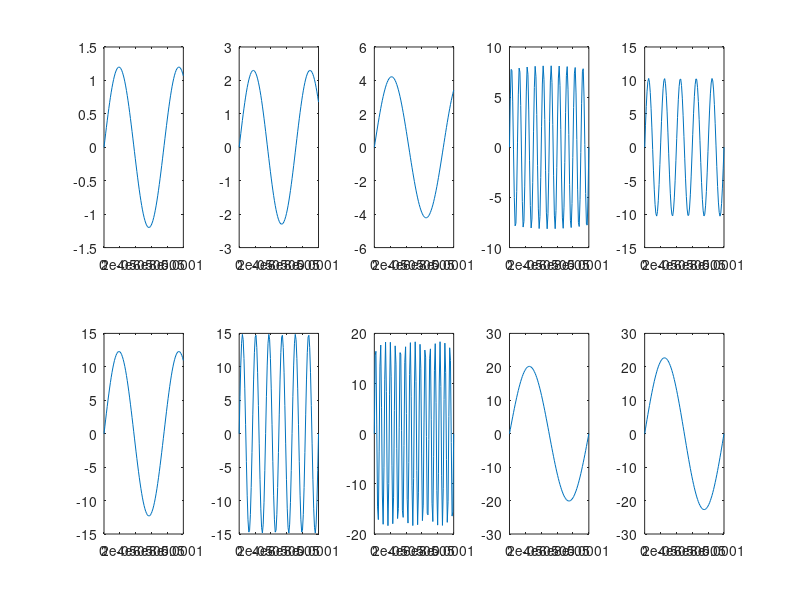
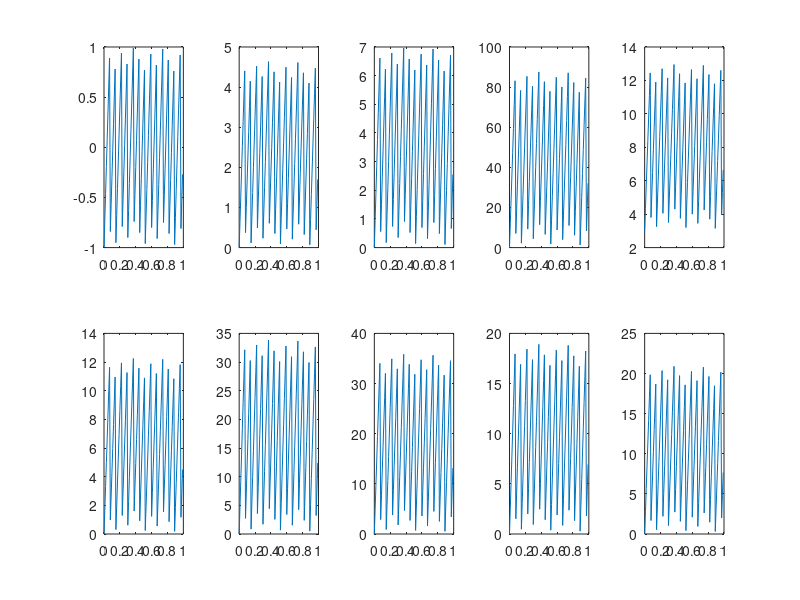
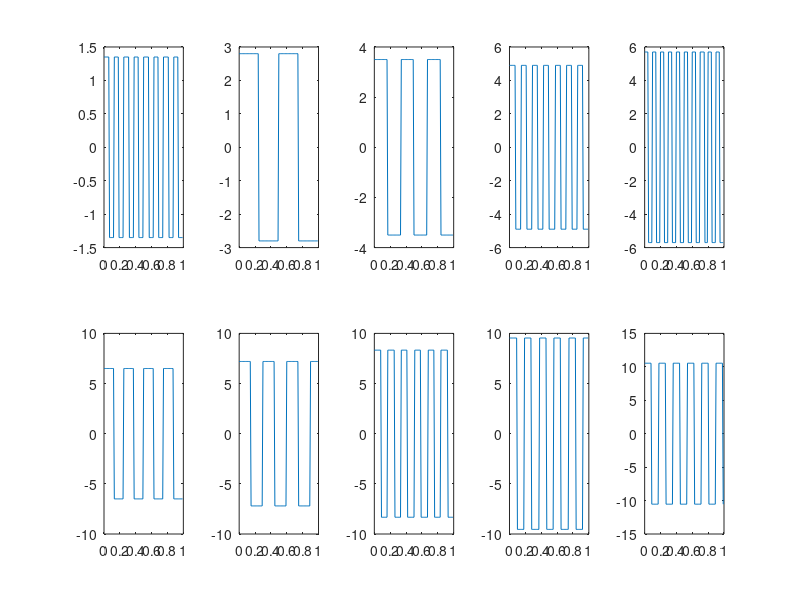

Write MATLAB code to recreate these figures, in order. (Note: this script raises an error after producing the figures.)
clear all; close all; clc

% dados da senoide
f = 10000;%Freq entrada Hz
tempo = 0:1/(99*f):1/f;

% dados dente de serra
sigfreq = 10;
sampfreq = 100;
Tf = 10;
T = Tf*(1/sigfreq);
dt = 1/sampfreq;
t = 0:dt:T-dt;

%% gerar senoide
sinal1 = 1.2*sin(2.65*pi*f*tempo);
sinal2 = 2.3*sin(2.8*pi*f*tempo);
sinal3 = 4.22*sin(2.3*pi*f*tempo);
sinal4 = 8.125*sin(20*pi*f*tempo);
sinal5 = 10.3*sin(10*pi*f*tempo);
sinal6 = 12.3*sin(2.65*pi*f*tempo);
sinal7 = 14.87*sin(12*pi*f*tempo);
sinal8 = 18.34*sin(32*pi*f*tempo);
sinal9 = 20.14*sin(2*pi*f*tempo);
sinal10 = 22.7*sin(2*pi*f*tempo);

%% gerar dente de serra
x1 = sawtooth(2.7*pi*sigfreq*t);
x2 = (x1 + 1)*2.33;
x3 = (x1 + 1)*3.5;
x4 = (x1 + 1)*44;
x5 = (x1 + 1)*5+3;
x6 = (x1 + 1)*6.156;
x7 = (x1 + 1)*17;
x8 = (x1 + 1)*18;
x9 = (x1 + 1)*9.5;
x10 = (x1 + 1)*10.5;

%% dados onda quadrada
squad1 = 1.35*square(2*pi*8*t);
squad2 = 2.8*square(2*pi*2*t);
squad3 = 3.5*square(2*pi*3*t);
squad4 = 4.9*square(2*pi*7*t);
squad5 = 5.7*square(2*pi*10*t);
squad6 = 6.5*square(2*pi*4*t);
squad7 = 7.2*square(2*pi*3.36*t);
squad8 = 8.33*square(2.98*pi*4*t);
squad9 = 9.54*square(2.7*pi*4*t);
squad10 = 10.54*square(2.65*pi*4.2*t);


%% plotar sinal
figure(1)
subplot(2,5,1)
plot(tempo,sinal1)
subplot(2,5,2)
plot(tempo,sinal2)
subplot(2,5,3)
plot(tempo,sinal3)
subplot(2,5,4)
plot(tempo,sinal4)
subplot(2,5,5)
plot(tempo,sinal5)
subplot(2,5,6)
plot(tempo,sinal6)
subplot(2,5,7)
plot(tempo,sinal7)
subplot(2,5,8)
plot(tempo,sinal8)
subplot(2,5,9)
plot(tempo,sinal9)
subplot(2,5,10)
plot(tempo,sinal10)

figure(2)
subplot(2,5,1)
plot(t,x1)
subplot(2,5,2)
plot(t,x2)
subplot(2,5,3)
plot(t,x3)
subplot(2,5,4)
plot(t,x4)
subplot(2,5,5)
plot(t,x5)
subplot(2,5,6)
plot(t,x6)
subplot(2,5,7)
plot(t,x7)
subplot(2,5,8)
plot(t,x8)
subplot(2,5,9)
plot(t,x9)
subplot(2,5,10)
plot(t,x10)

figure(3)
subplot(2,5,1)
plot(t,squad1)
subplot(2,5,2)
plot(t,squad2)
subplot(2,5,3)
plot(t,squad3)
subplot(2,5,4)
plot(t,squad4)
subplot(2,5,5)
plot(t,squad5)
subplot(2,5,6)
plot(t,squad6)
subplot(2,5,7)
plot(t,squad7)
subplot(2,5,8)
plot(t,squad8)
subplot(2,5,9)
plot(t,squad9)
subplot(2,5,10)
plot(t,squad10)

%%
% Gera o header

for i = 1:length(sinal1)
    if i == length(sinal1)
        names(i+1) = "Forma de onda";
    end
    names(i) = "Amostra " + i;
end

header_string = names{1};
for i = 2:length(names)
    header_string = [header_string,',',names{i}];
end

%% adiciona a classe do sinal
sinal1(length(sinal1)+1) = 1;
sinal2(length(sinal2)+1) = 1;
sinal3(length(sinal3)+1) = 1;
sinal4(length(sinal4)+1) = 1;
sinal5(length(sinal5)+1) = 1;
sinal6(length(sinal6)+1) = 1;
sinal7(length(sinal7)+1) = 1;
sinal8(length(sinal8)+1) = 1;
sinal9(length(sinal9)+1) = 1;
sinal10(length(sinal10)+1) = 1;

x1(length(x1)+1) = 2;
x2(length(x2)+1) = 2;
x3(length(x3)+1) = 2;
x4(length(x4)+1) = 2;
x5(length(x5)+1) = 2;
x6(length(x6)+1) = 2;
x7(length(x7)+1) = 2;
x8(length(x8)+1) = 2;
x9(length(x9)+1) = 2;
x10(length(x10)+1) = 2;

squad1(length(squad1)+1) = 3;
squad2(length(squad2)+1) = 3;
squad3(length(squad3)+1) = 3;
squad4(length(squad4)+1) = 3;
squad5(length(squad5)+1) = 3;
squad6(length(squad6)+1) = 3;
squad7(length(squad7)+1) = 3;
squad8(length(squad8)+1) = 3;
squad9(length(squad9)+1) = 3;
squad10(length(squad10)+1) = 3;

%%
%write the string to a file
fid = fopen('test2.csv','w');
fprintf(fid,'%s\r\n',header_string);
fclose(fid);

dlmwrite('test2.csv', sinal1, 'precision', '%.3f', '-append')
dlmwrite('test2.csv', sinal2, 'precision', '%.3f', '-append');
dlmwrite('test2.csv', sinal3, 'precision', '%.3f', '-append');
dlmwrite('test2.csv', sinal4, 'precision', '%.3f', '-append');
dlmwrite('test2.csv', sinal5, 'precision', '%.3f', '-append');
dlmwrite('test2.csv', sinal6, 'precision', '%.3f', '-append')
dlmwrite('test2.csv', sinal7, 'precision', '%.3f', '-append');
dlmwrite('test2.csv', sinal8, 'precision', '%.3f', '-append');
dlmwrite('test2.csv', sinal9, 'precision', '%.3f', '-append');
dlmwrite('test2.csv', sinal10, 'precision', '%.3f', '-append');
dlmwrite('test2.csv', x1, 'precision', '%.3f', '-append')
dlmwrite('test2.csv', x2, 'precision', '%.3f', '-append');
dlmwrite('test2.csv', x3, 'precision', '%.3f', '-append');
dlmwrite('test2.csv', x4, 'precision', '%.3f', '-append');
dlmwrite('test2.csv', x5, 'precision', '%.3f', '-append');
dlmwrite('test2.csv', x6, 'precision', '%.3f', '-append')
dlmwrite('test2.csv', x7, 'precision', '%.3f', '-append');
dlmwrite('test2.csv', x8, 'precision', '%.3f', '-append');
dlmwrite('test2.csv', x9, 'precision', '%.3f', '-append');
dlmwrite('test2.csv', x10, 'precision', '%.3f', '-append');
dlmwrite('test2.csv', squad1, 'precision', '%.3f', '-append')
dlmwrite('test2.csv', squad2, 'precision', '%.3f', '-append');
dlmwrite('test2.csv', squad3, 'precision', '%.3f', '-append');
dlmwrite('test2.csv', squad4, 'precision', '%.3f', '-append');
dlmwrite('test2.csv', squad5, 'precision', '%.3f', '-append');
dlmwrite('test2.csv', squad6, 'precision', '%.3f', '-append')
dlmwrite('test2.csv', squad7, 'precision', '%.3f', '-append');
dlmwrite('test2.csv', squad8, 'precision', '%.3f', '-append');
dlmwrite('test2.csv', squad9, 'precision', '%.3f', '-append');
dlmwrite('test2.csv', squad10, 'precision', '%.3f', '-append');
